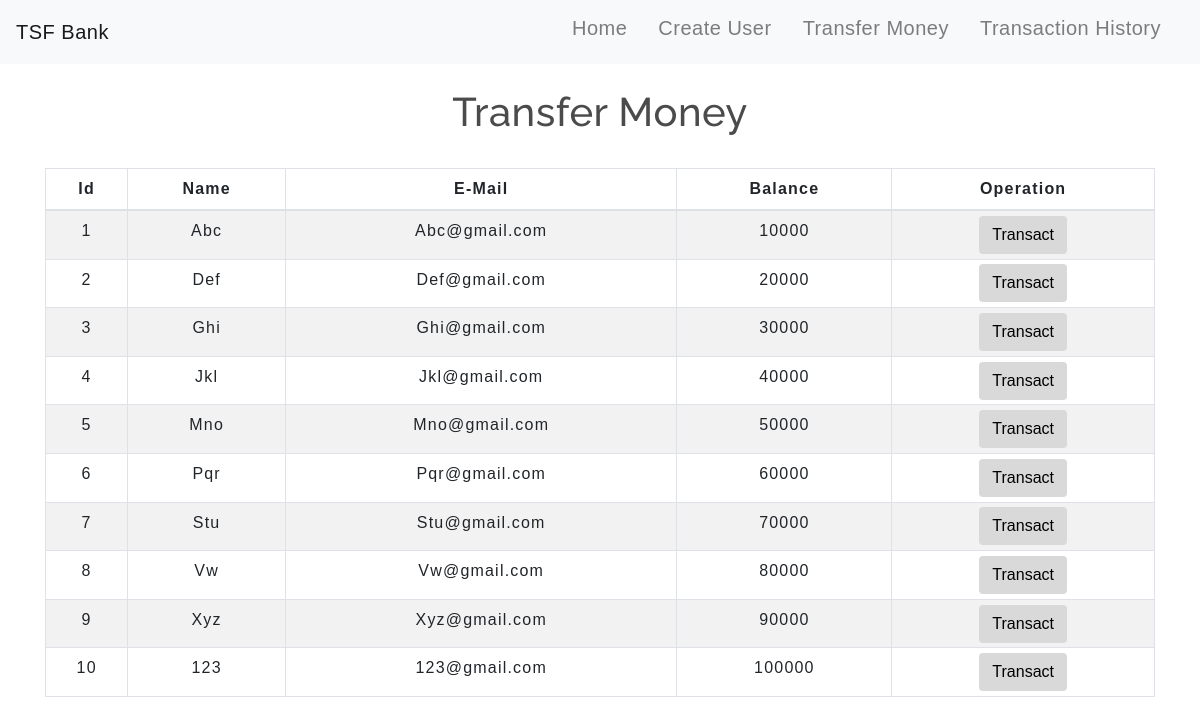
The app's page /transfermoney.php with its own data.
### tables this page shows
CREATE TABLE `users` (
  `id` int(3) NOT NULL,
  `name` text NOT NULL,
  `email` varchar(30) NOT NULL,
  `balance` int(8) NOT NULL
);

### transfermoney.php (the view, shortened to what this page needs)
<!DOCTYPE html>
<html lang="en">
<head>
    <link rel="stylesheet" href="https://maxcdn.bootstrapcdn.com/bootstrap/4.0.0/css/bootstrap.min.css">
    <link rel="stylesheet" type="text/css" href="css/table.css">
    <link rel="stylesheet" type="text/css" href="css/navbar.css">
</head>
<body>
<?php
    include 'config.php';
    $sql = "SELECT * FROM users";
    $result = mysqli_query($conn,$sql);
?>
<?php
  include 'navbar.php';
?>
<div class="container">
        <h2 class="text-center pt-4">Transfer Money</h2>
        <br>
            <div class="row">
                <div class="col">
                    <div class="table-responsive-sm">
                    <table class="table table-hover table-sm table-striped table-condensed table-bordered">
                        <thead>
                            <tr>
                            <th scope="col" class="text-center py-2">Id</th>
                            <th scope="col" class="text-center py-2">Name</th>
                            <th scope="col" class="text-center py-2">E-Mail</th>
                            <th scope="col" class="text-center py-2">Balance</th>
                            <th scope="col" class="text-center py-2">Operation</th>
                            </tr>
                        </thead>
                        <tbody>
                <?php
                    while($rows=mysqli_fetch_assoc($result)){
                ?>
                    <tr>
                        <td class="py-2"><?php echo $rows['id'] ?></td>
                        <td class="py-2"><?php echo $rows['name']?></td>
                        <td class="py-2"><?php echo $rows['email']?></td>
                        <td class="py-2"><?php echo $rows['balance']?></td>
                        <td><a href="selecteduserdetail.php?id= <?php echo $rows['id'] ;?>"> <button type="button" class="btn">Transact</button></a></td>
                    </tr>
                <?php
                    }
                ?>
                        </tbody>
                    </table>
                    </div>
                </div>
            </div>
         </div>
</body>

### navbar.php (shortened to what this page needs)
<nav class="navbar navbar-expand-md navbar-light bg-light">
<a class="navbar-brand" href="index.php">TSF Bank</a>
<div class="collapse navbar-collapse" id="collapsibleNavbar">
      <ul class="navbar-nav ml-auto">
        <li class="nav-item">
          <h5><a class="nav-link" href="index.php">Home</a></h5>
        </li>
        <li class="nav-item">
          <h5><a class="nav-link" href="createuser.php">Create User</a></h5>
        </li>
        <li class="nav-item">
          <h5><a class="nav-link" href="transfermoney.php">Transfer Money</a></h5>
        </li>
        <li class="nav-item">
          <h5><a class="nav-link" href="transactionhistory.php">Transaction History</a></h5>
        </li>
    </div>
 </nav>

### css/table.css (style rules this page uses)
* { padding: 0; margin: 0; box-sizing: border-box; font-family: sans-serif; }
h2 { font-size: 40px; }
table { letter-spacing: 1.2px; }
td { text-align: center; }
button { border:none; background: #d9d9d9; transition: 1s; }

### css/navbar.css (style rules this page uses)
.nav-link { margin-right: 15px; color:#2F363F; letter-spacing: 0.5px; transition: 0.5s; }
.navbar-brand { color: #4C4B4B; letter-spacing: 0.5px; }
h2 { color: #4C4B4B; letter-spacing: 0.5px; font-family: raleway; }

### transfermoney.php (style rules this page uses)
button { transition: 1.5s; }

### records on screen
users: id "1", name "Abc", email "Abc@gmail.com", balance "10000"
users: id "2", name "Def", email "Def@gmail.com", balance "20000"
users: id "3", name "Ghi", email "Ghi@gmail.com", balance "30000"
users: id "4", name "Jkl", email "Jkl@gmail.com", balance "40000"
users: id "5", name "Mno", email "Mno@gmail.com", balance "50000"
users: id "6", name "Pqr", email "Pqr@gmail.com", balance "60000"
users: id "7", name "Stu", email "Stu@gmail.com", balance "70000"
users: id "8", name "Vw", email "Vw@gmail.com", balance "80000"
users: id "9", name "Xyz", email "Xyz@gmail.com", balance "90000"
users: id "10", name "123", email "123@gmail.com", balance "100000"
